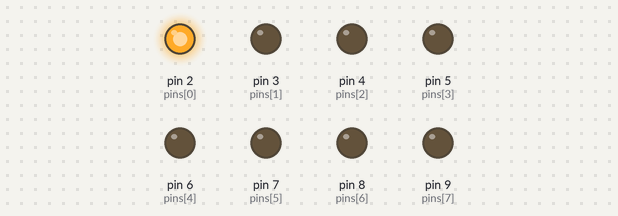
A sketch run on a simulated Arduino Uno, built with avr-gcc and run on an emulated ATmega328P. Shown: output pins drawn as LEDs (lit = HIGH).

Above: at 0.05 s.
At 0.45 s:
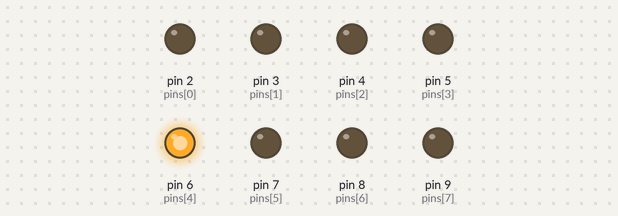
At 0.75 s:
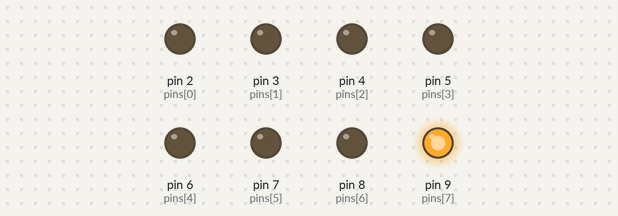
At 1.55 s:
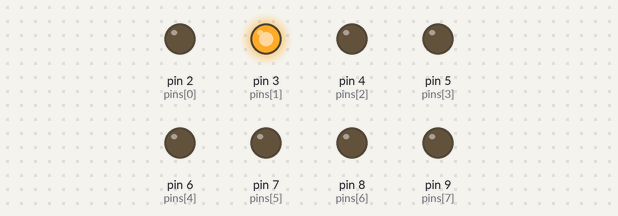
At 2.35 s:
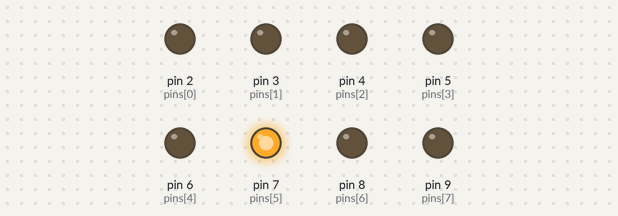
At 3.15 s:
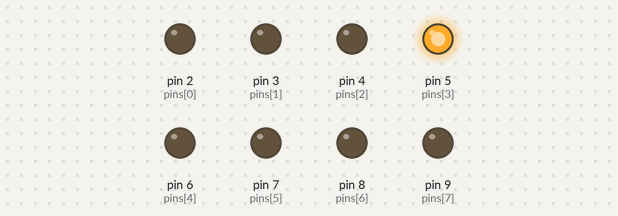
Timing chart, 0 to 3.5 s (numbered marks = the images above):
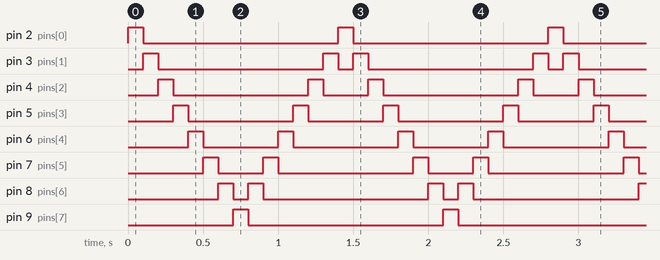

The sketch:

Lauflicht.ino
```cpp
/*
  Lauflicht

  Dieses Beispiel aus dem Fritzing Creator Kit: www.fritzing.org/creator-kit.
*/

int pinsGesamt=8;                        // deklariert die ganzzahlige Variable pinsGesamt
int pins[] = {2,3,4,5,6,7,8,9};          // deklariert das Array pins[]

void setup() {
  for (int i=0; i<pinsGesamt; i=i+1){    // zählt die Variable i von 0 bis 7
    pinMode(pins[i], OUTPUT);            // initialisiert den Pin an der pins-Array-Stelle i als OUTPUT
  }
}

void loop() {
  for (int i=0; i<pinsGesamt; i=i+1){    // Lauflicht Hin
    digitalWrite(pins[i], HIGH);         // LED an der Stelle i einschalten
    delay(100);                          // hält das Programm für 100 Millisekunden an
    digitalWrite(pins[i], LOW);          // LED an der Stelle i ausschalten
  }
  for (int i=6; i>0; i=i-1){             // Lauflicht Zurück (die äußeren LEDs werden nicht angesteuert)
    digitalWrite(pins[i], HIGH);         // LED an der Stelle i einschalten
    delay(100);                          // hält das Programm für 100 Millisekunden an
    digitalWrite(pins[i], LOW);          // LED an der Stelle i ausschalten
  }
}
```

Measured:
- by itself, pin 2 (pins[0]), pin 9 (pins[7]): alternates HIGH for 0.10 s and LOW for 1.3 s
- by itself, pin 3 (pins[1]): repeats every 1.4 s: LOW 1.1 s, HIGH 0.10 s, LOW 0.10 s, HIGH 0.10 s
- by itself, pin 4 (pins[2]): repeats every 1.4 s: LOW 0.90 s, HIGH 0.10 s, LOW 0.30 s, HIGH 0.10 s
- by itself, pin 5 (pins[3]): repeats every 1.4 s: LOW 0.70 s, HIGH 0.10 s, LOW 0.50 s, HIGH 0.10 s
- by itself, pin 6 (pins[4]): repeats every 1.4 s: LOW 0.50 s, HIGH 0.10 s, LOW 0.70 s, HIGH 0.10 s
- by itself, pin 7 (pins[5]): repeats every 1.4 s: LOW 0.30 s, HIGH 0.10 s, LOW 0.90 s, HIGH 0.10 s
- by itself, pin 8 (pins[6]): repeats every 1.4 s: LOW 0.10 s, HIGH 0.10 s, LOW 1.1 s, HIGH 0.10 s
